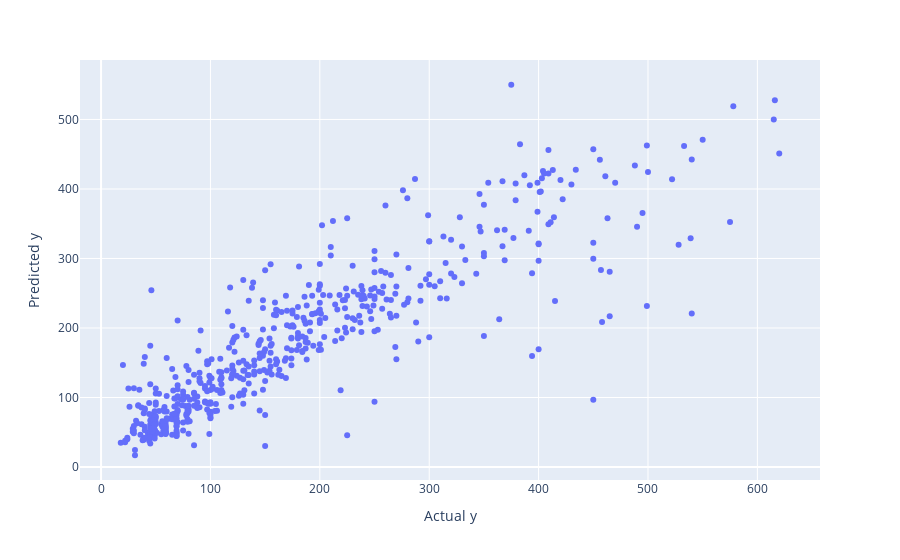

The code cell stored with this chart in its notebook:
### Markdown cell above
We can use gradient boosting - a type of ensemble machine learning algorithms. Ensemble is a collection of decision trees. Every iteration, a decision tree is added to model to minimise the error. Models are fit using any arbitrary differentiable loss function and gradient descent optimization algorithm, and the goal is to minimise loss gradient. We will use XGBoost API to do the model fitting.

### Code cell
import xgboost as xgb

model = xgb.sklearn.XGBRegressor(tree_method='hist', objective='reg:squarederror', n_estimators = 2500,
                         learning_rate=0.01)

model.fit(X_train.astype('float64'), y_train) # Cast bool -> float64 (0, 1)
y_pred = model.predict(X_test)
y_train_pred = model.predict(X_train)

print(f"Train\nScore:{model.score(X_train, y_train_pred)}")
calculate_score(y_train, y_train_pred)

print(f"Test\nScore:{model.score(X_test, y_test)}")
calculate_score(y_test, y_pred)

xgb.plot_importance(model.get_booster(), max_num_features=40)

plot(y_test, y_pred)

### Figure 1 — Plotly figure (JSON) as saved in the notebook; plotly's stock layout.template omitted (floating-point values rounded to 4 significant figures; data arrays with more than 128 entries replaced by an {"elided": "..."} marker saying what was removed)
{"data": [{"hovertemplate": "Actual y=%{x}<br>Predicted y=%{y}<extra></extra>", "legendgroup": "", "marker": {"color": "#636efa", "symbol": "circle"}, "mode": "markers", "name": "", "orientation": "v", "showlegend": false, "type": "scatter", "x": {"elided": "555 int values"}, "xaxis": "x", "y": {"elided": "555 float values"}, "yaxis": "y"}], "layout": {"legend": {"tracegroupgap": 0}, "margin": {"t": 60}, "xaxis": {"anchor": "y", "domain": [0, 1], "title": {"text": "Actual y"}}, "yaxis": {"anchor": "x", "domain": [0, 1], "title": {"text": "Predicted y"}}}}
